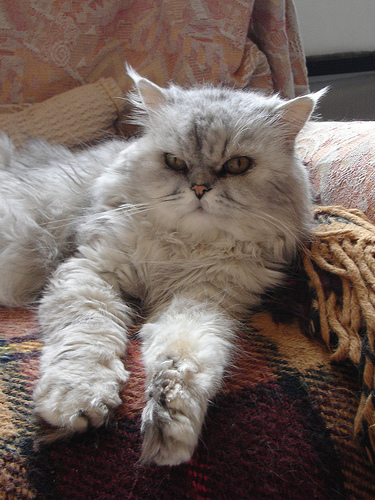
#> input picture data/cat/0.jpg, 375 x 500 px, found by its file name; its folder holds 4 pictures in this run
$ jupyter execute --allow-errors 'EDA&Data preprocess.ipynb'
#> lines starting #> are read from the running program, lines starting #| are printed output that depends on the picture
[cell 1]
import numpy as np
import PIL.Image as Image
import os
import matplotlib.pyplot as plt
import cv2 as cv
import seaborn as sns
import pandas as pd
import sklearn.linear_model as lm

# Rename and Resize the images

[cell 2]
path='.\data\cat'

[cell 3]
count=0
for i in os.listdir(path):
    src=os.path.join(path,i)
    dst=os.path.join(path,'c'+count.__str__()+'.jpg')
    os.rename(src,dst)
    count+=1
#> pass 2 of the loop `for i in os.listdir(path):`:
#> pass 3 of the loop `for i in os.listdir(path):`:
#> the loop made 4 passes; the first 3 are shown

[cell 4]
width_list=[]
height_list=[]
name_list=[]
for i in os.listdir(path):
    img=Image.open(path+"\\"+i)
#> img is the input picture: PIL image 375x500 RGB; mean R, G, B 116.1, 101.7, 95.2
    width,height=img.size
#> width = 375; height = 500
    width_list.append(width)
    height_list.append(height)
    name_list.append(i)
#> pass 2 of the loop `for i in os.listdir(path):`:
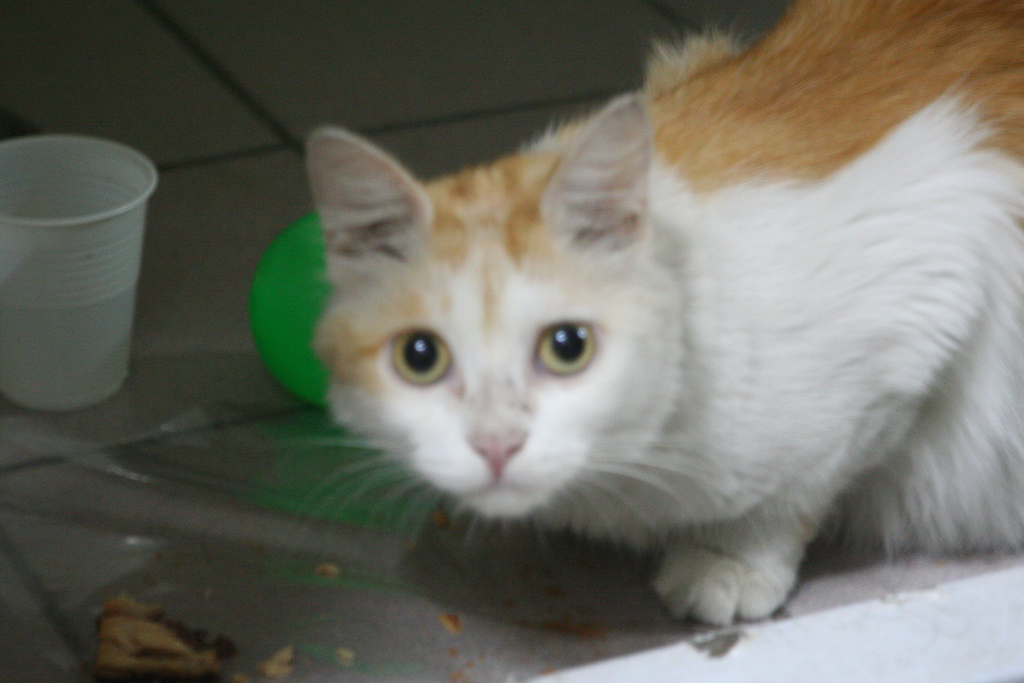
#> input picture data/cat/00000058_018.jpg, 1024 x 683 px, found by its file name
#> img is the input picture: PIL image 1024x683 RGB; mean R, G, B 110.2, 110, 100.3
#> pass 3 of the loop `for i in os.listdir(path):`:
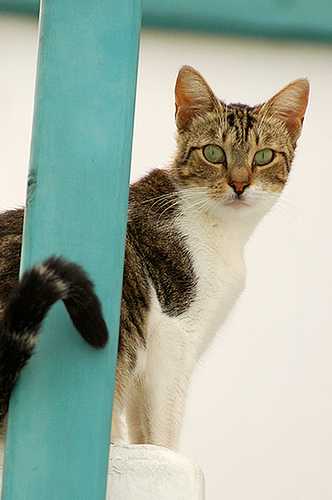
#> input picture data/cat/00000059_006.jpg, 332 x 500 px, found by its file name
#> img is the input picture: PIL image 332x500 RGB; mean R, G, B 157.7, 172, 157.4
#> the loop made 4 passes; the first 3 are shown
info_df_cat=pd.DataFrame({"name":name_list,"width":width_list,"height":height_list})

[cell 5]
info_df_cat

[cell 6]
info_df_cat.describe()

[cell 7]
f,ax=plt.subplots(2,1,figsize=(10,10))
sns.boxplot(x="width",data=info_df_cat,ax=ax[0])
sns.boxplot(x="height",data=info_df_cat,ax=ax[1])
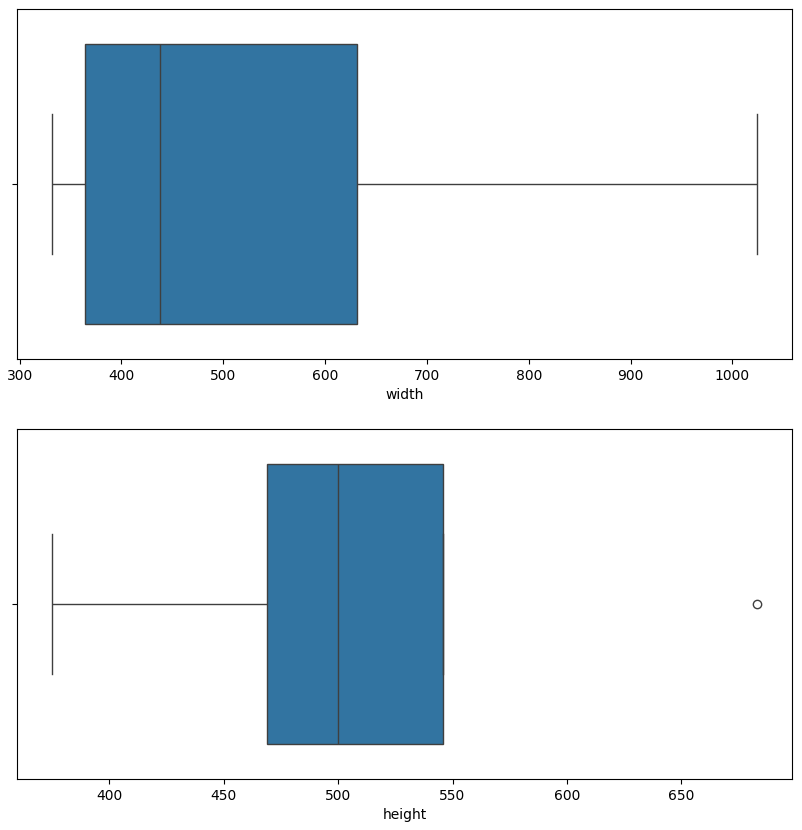
#> figure drawn by matplotlib, 2 panels

[cell 8]
f=plt.figure(figsize=(10,10))
sns.scatterplot(x="width",y="height",data=info_df_cat)
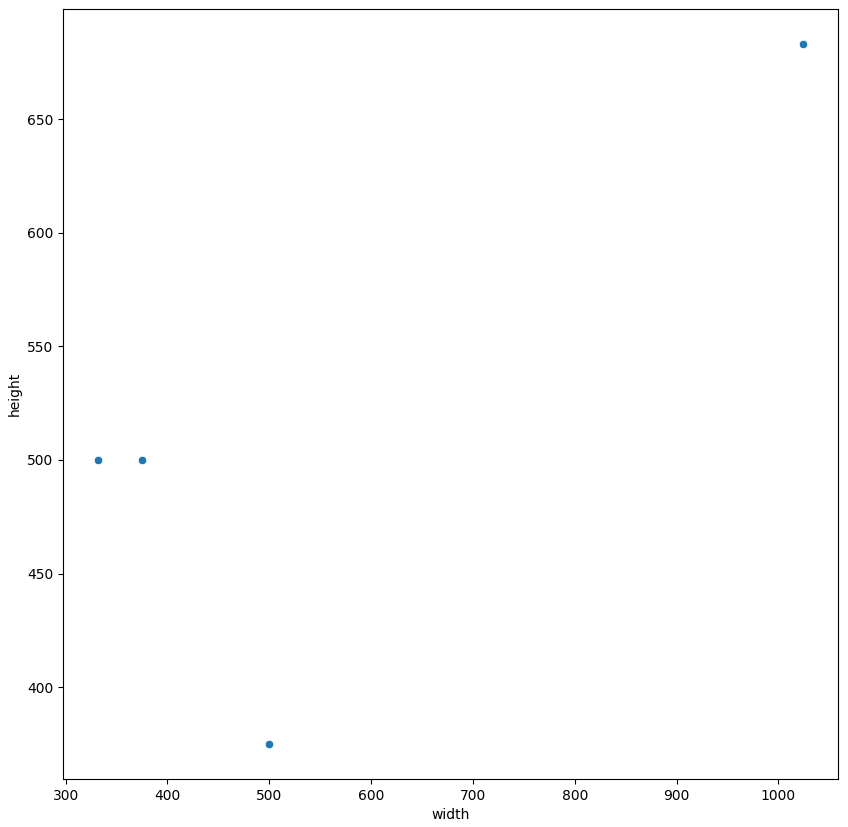
#> figure drawn by matplotlib, 1 panel

[cell 9]
lr=lm.LinearRegression()
lr.fit(np.array(info_df_cat["width"]).reshape(-1,1),np.array(info_df_cat["height"]).reshape(-1,1))

[cell 10]
sns.scatterplot(x="width",y="height",data=info_df_cat)
plt.plot(np.array(info_df_cat["width"]),lr.predict(np.array(info_df_cat["width"]).reshape(-1,1)),color="red")
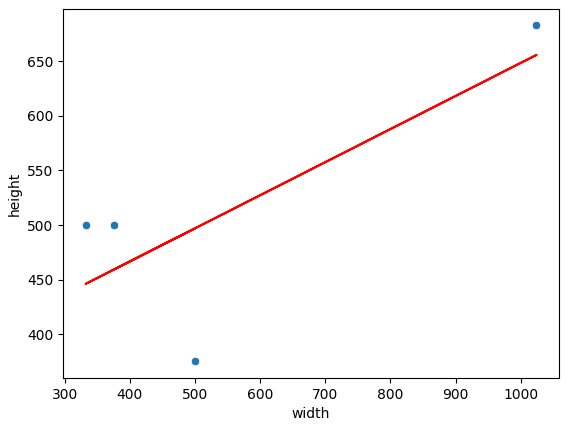
#> figure drawn by matplotlib, 1 panel

[cell 11]
print(lr.coef_,lr.intercept_)

According to linear regression, we can find that the height and width does not have strong linear relationship. So we can not resize the images to a fixed size. We can only resize the images to a fixed size and then crop the images to a fixed size.

[cell 12]
info_df_cat.describe()

It is not hard to find that there is a obvious gathering  in the length of 1024 and 512, and they are all the mutiple of 128. So we can resize the images to 128*128.

Do the same thing to the dog images.

[cell 13]
path='.\data\dog'
count=0
#> (the rest of this cell did not finish here and is left out)

[cell 14]
width_list=[]
height_list=[]
name_list=[]
#> (the rest of this cell did not finish here and is left out)

#> (a cell that did not finish here is left out)

#> (a cell that did not finish here is left out)

[cell 17]
f,ax=plt.subplots(2,1,figsize=(10,10))
#> (the rest of this cell did not finish here and is left out)

[cell 18]
f=plt.figure(figsize=(10,10))
#> (the rest of this cell did not finish here and is left out)

[cell 19]
lr=lm.LinearRegression()
#> (the rest of this cell did not finish here and is left out)

#> (a cell that did not finish here is left out)

#> (a cell that did not finish here is left out)

The same thing can be found in the dog images.

So, we can resize the images to 128*128.

[cell 22]
path='.\data\cat'
for i in os.listdir(path):
    img=Image.open(path+"\\"+i)
    img=img.resize((128,128))
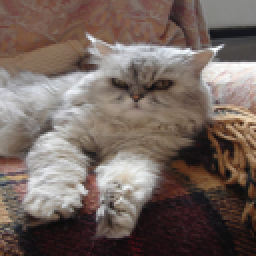
#> img: PIL image 128x128 RGB (shown 2 times larger); mean R, G, B 116.1, 101.7, 95.2
    img.save(path+"\\"+i)
#> pass 2 of the loop `for i in os.listdir(path):`:
#> `img=img.resize((128,128))`:
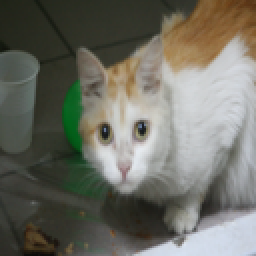
#> img: PIL image 128x128 RGB (shown 2 times larger); mean R, G, B 110.2, 110, 100.3
#> pass 3 of the loop `for i in os.listdir(path):`:
#> `img=img.resize((128,128))`:
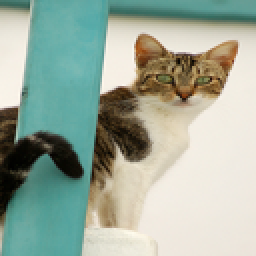
#> img: PIL image 128x128 RGB (shown 2 times larger); mean R, G, B 157.7, 172, 157.4
#> the loop made 4 passes; the first 3 are shown

[cell 23]
path='.\data\dog'
#> path = '.\\data\\dog'
#> (the rest of this cell did not finish here and is left out)
